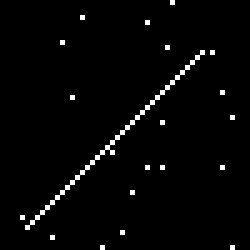
#> input picture line_RANSAC_LSD_Hough/img/line2.bmp, 50 x 50 px (shown 5 times larger)
$ python line_RANSAC.py
#> lines starting #> are read from the running program, lines starting #| are printed output that depends on the picture; after the words box and inside, x2 and y2 are one past the last pixel; in counts of white or black regions, pixels touching at a corner belong together
import random
import numpy as np
import cv2

img = cv2.imread('./img/line2.bmp')
#> img is the input picture: shape (50, 50, 3); 2.2% white in thin lines or dots, all inside (x1, y1, x2, y2) = (4, 0, 47, 50)

data = []
test_data = []
for i in range(len(img)):
    for j in range(len(img[0])):
        if img[i][j][0] == 255:
            data.append((j, i))
            test_data.append((j, i))
#> this loop made 50 passes
#> after the loop, data = 56 pairs, first value 4 to 46, second value 0 to 49; test_data has the same summary as data

threshold = 0.01
most_voted = 0
best_line = None

while len(test_data) > 1:
    vote = 0

    rnd = random.randint(0, len(test_data) - 1)
    p1 = test_data[rnd]
    test_data.pop(rnd)

    rnd = random.randint(0, len(test_data) - 1)
    p2 = test_data[rnd]
    test_data.pop(rnd)

    delta_p2p1 = (p2[0] - p1[0], p2[1] - p1[1])
    for i in range(len(data)):
        delta_p1p3 = (p1[0] - data[i][0], p1[1] - data[i][1])
        d = np.linalg.norm(np.cross(delta_p2p1, delta_p1p3)) / np.linalg.norm(delta_p2p1)

        if d <= threshold:
            vote += 1

    if vote > most_voted:
        most_voted = vote
        best_line = (p1, p2)
#> this loop made 28 passes
#> (delta_p2p1, most_voted, best_line) on passes 1 to 2: ((12, -25), 2, ((20, 49), (32, 24))), ((16, -16), 36, ((7, 43), (23, 27)))
#> (p1, p2, delta_p2p1) on passes 3 to 8: ((29, 4), (31, 19), (2, 15)), ((32, 33), (29, 33), (-3, 0)), ((21, 29), (27, 23), (6, -6)), ((16, 34), (24, 26), (8, -8)), ((8, 42), (32, 18), (24, -24)), ((26, 38), (37, 13), (11, -25))
#> after the loop, most_voted = 36; test_data = []

p1, p2 = best_line
#> p1 = (7, 43); p2 = (23, 27)

cv2.line(img, (p1[0], p1[1]), (p2[0], p2[1]), (0, 255, 0), thickness=1)
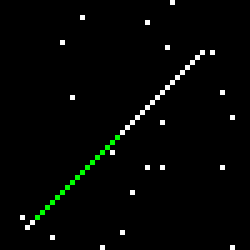
#> img: shape (50, 50, 3) (shown 5 times larger); 0.68% of pixels changed, all inside (x1, y1, x2, y2) = (7, 27, 24, 44)
cv2.imwrite('./img/line2_RANSAC.bmp', img)
